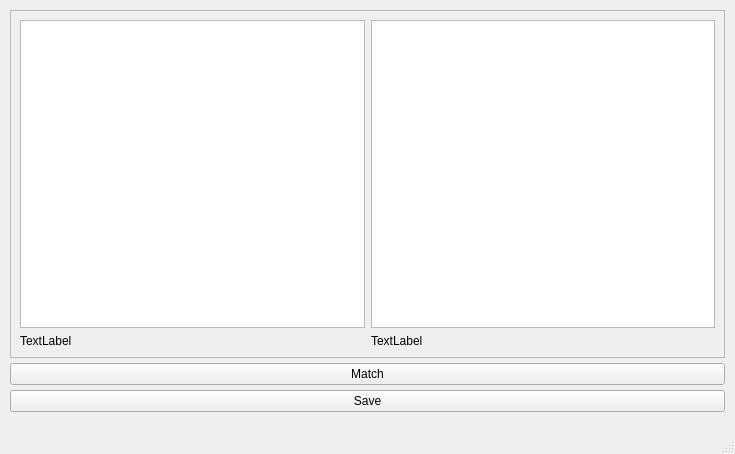
<?xml version="1.0" encoding="UTF-8"?>
<ui version="4.0">
 <class>MainWindow</class>
 <widget class="QMainWindow" name="MainWindow">
  <property name="geometry">
   <rect>
    <x>0</x>
    <y>0</y>
    <width>735</width>
    <height>454</height>
   </rect>
  </property>
  <property name="windowTitle">
   <string>MainWindow</string>
  </property>
  <widget class="QWidget" name="centralwidget">
   <property name="sizePolicy">
    <sizepolicy hsizetype="MinimumExpanding" vsizetype="MinimumExpanding">
     <horstretch>0</horstretch>
     <verstretch>0</verstretch>
    </sizepolicy>
   </property>
   <layout class="QGridLayout" name="gridLayout">
    <property name="leftMargin">
     <number>10</number>
    </property>
    <property name="topMargin">
     <number>10</number>
    </property>
    <property name="rightMargin">
     <number>10</number>
    </property>
    <property name="bottomMargin">
     <number>20</number>
    </property>
    <property name="spacing">
     <number>5</number>
    </property>
    <item row="0" column="0">
     <widget class="QScrollArea" name="scrollArea">
      <property name="widgetResizable">
       <bool>true</bool>
      </property>
      <widget class="QWidget" name="scrollAreaWidgetContents_2">
       <property name="geometry">
        <rect>
         <x>0</x>
         <y>0</y>
         <width>713</width>
         <height>318</height>
        </rect>
       </property>
       <layout class="QGridLayout" name="gridLayout_2">
        <item row="1" column="0">
         <widget class="QLabel" name="label">
          <property name="text">
           <string>TextLabel</string>
          </property>
         </widget>
        </item>
        <item row="0" column="1">
         <widget class="QGraphicsView" name="graphicsView_2"/>
        </item>
        <item row="0" column="0">
         <widget class="QGraphicsView" name="graphicsView"/>
        </item>
        <item row="1" column="1">
         <widget class="QLabel" name="label_2">
          <property name="text">
           <string>TextLabel</string>
          </property>
         </widget>
        </item>
       </layout>
      </widget>
     </widget>
    </item>
    <item row="2" column="0">
     <widget class="QPushButton" name="pushButton">
      <property name="text">
       <string>Match</string>
      </property>
     </widget>
    </item>
    <item row="3" column="0">
     <widget class="QPushButton" name="pushButton_2">
      <property name="text">
       <string>Save</string>
      </property>
     </widget>
    </item>
   </layout>
  </widget>
  <widget class="QMenuBar" name="menubar">
   <property name="geometry">
    <rect>
     <x>0</x>
     <y>0</y>
     <width>735</width>
     <height>22</height>
    </rect>
   </property>
  </widget>
  <widget class="QStatusBar" name="statusbar"/>
 </widget>
 <resources/>
 <connections/>
</ui>
